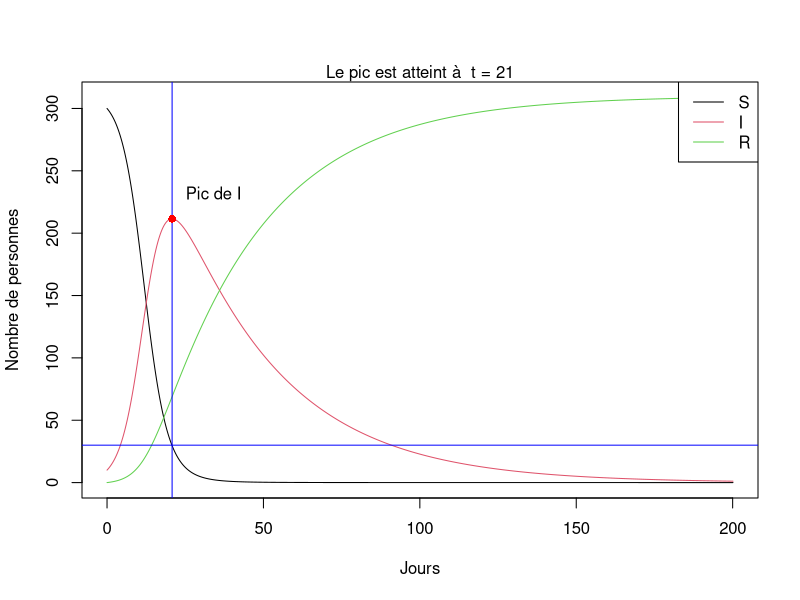
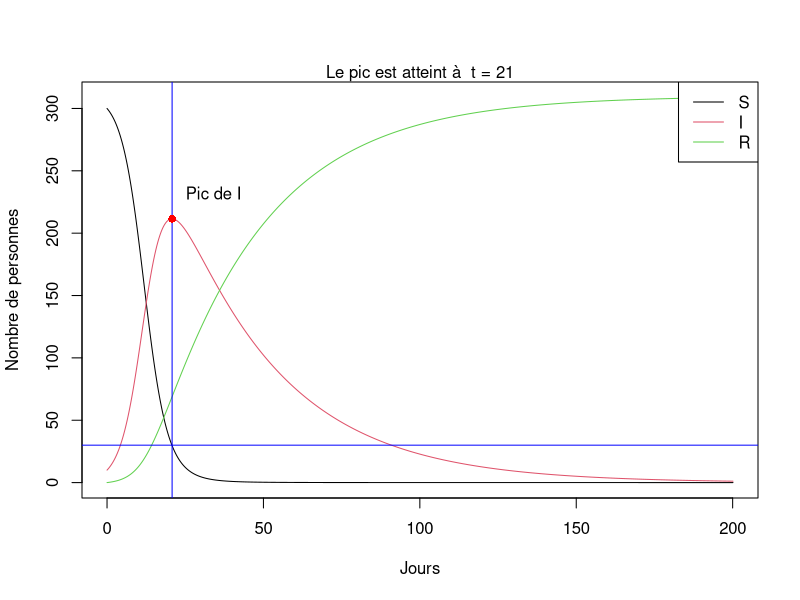
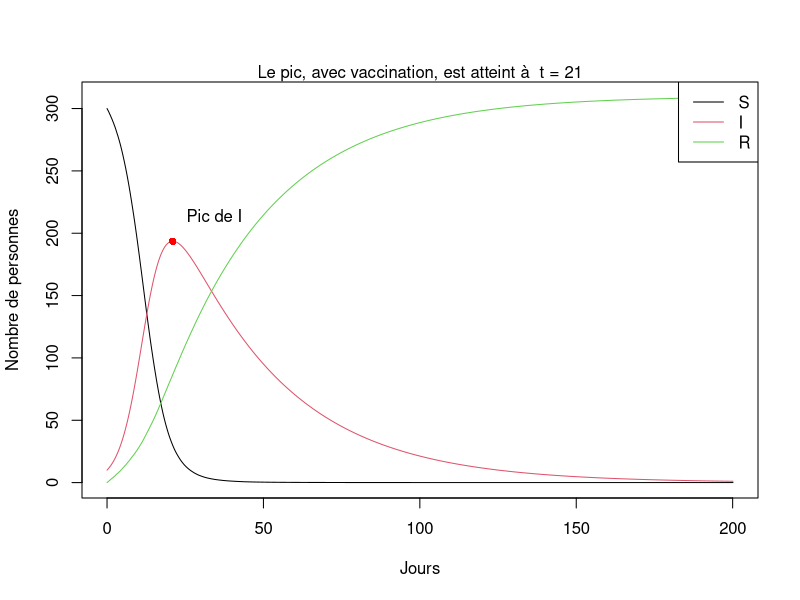
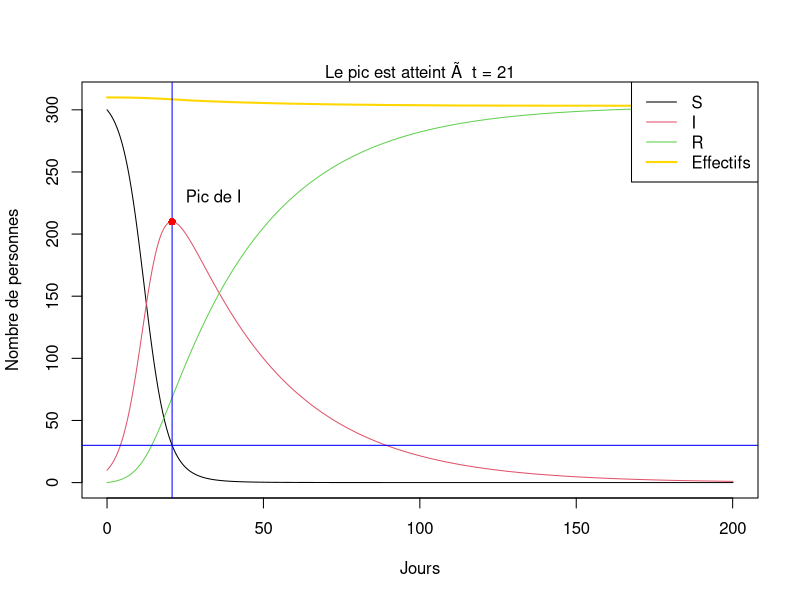
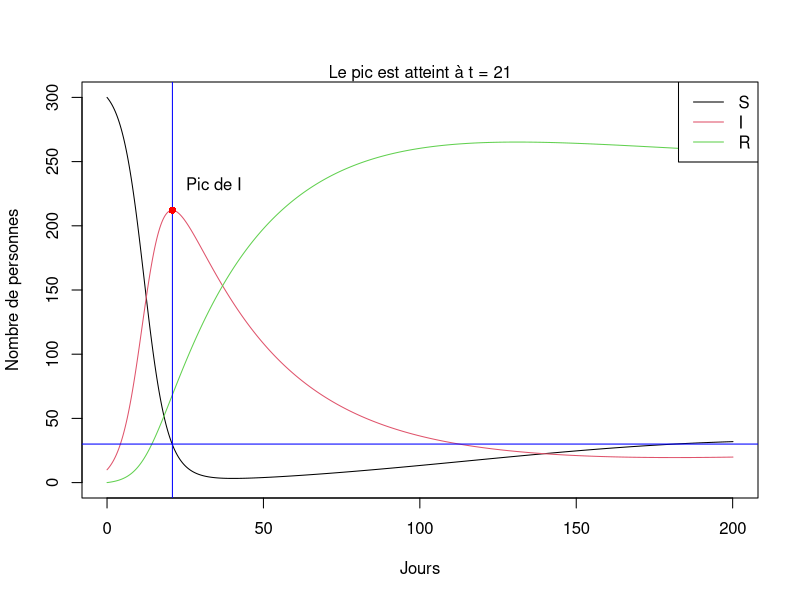

Write R code to recreate these figures, in order.
## ---- chunk 1
knitr::opts_chunk$set(echo = TRUE)
library(ggplot2)
S <- 300 #Personnes saines
I <- 10 #Personnes infectées
R <- 0 #Personnes retirées
a <- 0.001 #Taux de transmission
b <- 0.03 #Taux de guérison
DeltaT <- 0.1 #Pas #Si DeltaT = 0, choix du pas optimal automatique
Taille <- 200 #Nombre de jours choisi
#S->I->R

#Valeurs spéciales vaccination
Tv <- 0.04 # Taux de vaccination par semaines


#Valeurs spéciales mortalité
Mu <- 0.02  #proba de mortalité par mois


## ---- chunk 2

#############Fonction_1#############

#S->I->R

euler<-function(Sbis,Ibis,Rbis,a,b,deltaT,taille)  # fonction calculant à  chaque tour l'évolution des variables S, I et R
{
  J<-0  #Non modulable       #Jour 0
  
  if (deltaT==0) {
    deltaT <- 30/(Sbis + Ibis +Rbis)  #Si deltaT = 0, choix du pas optimal automatique en fonction de l’effectif de départ choisi
  }
  
  resul<-data.frame(S, I, R, J) #création d’un data frame pour nos données
  colnames(resul) <- c("S","I","R","J")  #nommage des colonnes  
  repeat{
    J <- J+deltaT #Compteur de jours

    #création de variables memoire
    Suc <- Sbis 
    Reco <- Rbis
    Infect <- Ibis
    #approximation d’Euler
    Sbis <- Suc + (-a * Suc * Infect)*deltaT
    Rbis <- Reco + (b * Infect)*deltaT
    Ibis <- (Suc+Infect+Reco) - Sbis - Rbis
    
    SIR <- data.frame(Sbis,Ibis,Rbis,J)
    colnames(SIR) <- c("S","I","R","J")
    resul<-rbind(resul,SIR)  #concaténation des nouvelles lignes avec la première ligne du tableau
    
    if (J>=taille) break; #arrêt de la boucle si nombre de jour atteint 
  }
  return(resul) #retourne le tableau final

}
results<-euler(S ,I ,R,a ,b,DeltaT,Taille) #application sur les valeurs de départ
results




#############Fonction_2#############

detectPic<-function(resul,a,b) #Fonction qui détermine les coordonnées du pic
{
  St<- b/a  #Calcul du nombre de personnes saines théorique au moment du pic d'infectées
  
  Ipeaks<-resul[resul$I == max(resul$I),][1,]$I   #Nombre d’ infectées au jour du pic
  Tpeaks<-resul[resul$I == max(resul$I),][1,]$J   #Jour du pic d'infectées 
  Coord<-data.frame(Ipeaks,Tpeaks) #dataframe jour du pic et nbr d’infectées correspondant

#Si pas de pic, retourner un message à l’utilisateur
  if(is.na(Coord$Tpeaks)==TRUE){
    print("DetectPic : Le pic n'a pas pu être détecté ")
  }
  return(Coord) #retourne tableau de pic ou message
}

Coordpeaks<-detectPic(results,a,b) #application sur notre tableau d’euler #detecte le pic
Coordpeaks




## ---- chunk 3

matplot( results[,4],results[, 1:3], type="l", lty=1,xlab = "Jours", ylab = "Nombre de personnes") # affichage du dataframe #graphe nbr de personnes en fonction du temps
St<-b/a #Calcul du nombre de personnes saines théorique au moment du pic d'infectées
abline(h=St,v=Coordpeaks$Tpeaks, col="blue") #Lignes verticale et horizontale pour détecter le pic
text((Coordpeaks$Tpeaks+(Taille/15)), Coordpeaks$Ipeaks+((S+I+R)/15), "Pic de I") #texte pour légender le point
points(Coordpeaks$Tpeaks,Coordpeaks$Ipeaks,col="red",pch=16) #Point permettant de localiser le pic
mtext(paste("Le pic est atteint à  t =",round(Coordpeaks$Tpeaks)), side=3) #Titre= Jour du pic de personnes infectées (Arrondis pour plus de clarté)
legend("topright", col=1:3, legend=c("S", "I", "R"), lwd=1) #légendes en haut a droite

## ---- chunk 4

#############Fonction_3#############

#S->I->R
#S---->R

eulervacci<-function(Sbis,Ibis,Rbis,a,b,deltaT,taille,tv) # fonction calculant à  chaque tour l’évolution des variables S, I et R
{
  J<-0  #Non modulable       #Jour 0
  
  if (deltaT==0) {
    deltaT <- 30/(Sbis + Ibis +Rbis) #Si deltaT = 0, choix du pas optimal automatique
  }
  resul<-data.frame(S, I, R, J)
  colnames(resul) <- c("S","I","R","J") 
  
  repeat{
    J <- J+deltaT #Compteur de jours
    #création de variables memoire
    Suc <- Sbis
    Reco <- Rbis
    Infect <- Ibis    

    pV<-(rbinom(1,round(Suc),tv))    #loi binomial generant le taux à retirer de S
    
    Sbis <- Suc + (-a * Suc * Infect)*deltaT - (pV/(7/deltaT)) #taux retiré de S à chaque jour
    Rbis <- Reco + (b * Infect)*deltaT + (pV/(7/deltaT)) #taux affecté à R à chaque jour
    Ibis <- (Suc+Infect+Reco) - Sbis - Rbis 
    SIR <- data.frame(Sbis,Ibis,Rbis,J)
    colnames(SIR) <- c("S","I","R","J");
    resul<-rbind(resul,SIR) #concaténation des nouvelles lignes avec la première ligne du tableau
    
    if (J>=taille) break #arrêt de la boucle si nombre de jour atteint
  }
  return(resul) #retourne le tableau final

}
resultsvacci<-eulervacci(S ,I ,R,a ,b,DeltaT,Taille,Tv) #application sur les valeurs de départ
resultsvacci



#############Fonction_2#############

detectPic<-function(resul,a,b) #Fonction qui détermine les coordonées du pic
{
  St<-b/a # Calcul du nombre de personnes saines théorique au moments du pic du nombres d'infecté
  
  Ipeaks<-resul[resul$I == max(resul$I),][1,]$I #Nombre de personne infectés au jour du pic 
  Tpeaks<-resul[resul$I == max(resul$I),][1,]$J #Jour du pic du d'infecté 
  Coord<-data.frame(Ipeaks,Tpeaks) #dataframe jour du pic et nbr d’infectées correspondant
  
  #Si pas de pic, retourner un message à l’utilisateur
  if(is.na(Coord$Tpeaks)==TRUE){
    print("DetectPic : Le pic n'a pas pu être détecté")
  }
  return(Coord)#retourne tableau de pic ou message
}

Coordpeaksvacci<-detectPic(resultsvacci,a,b)#application sur notre tableau d’euler #detecte le pic
Coordpeaksvacci


## ---- chunk 5

#############Plot principale#############

matplot( results[,4],results[, 1:3], type="l", lty=1,xlab = "Jours", ylab = "Nombre de personnes")           # affichage du dataframe #graphe nbr de personnes en fonction du temps
St<-b/a #Calcul du nombre de personnes saines théorique au moment du pic d'infectées
abline(h=St,v=Coordpeaks$Tpeaks, col="blue") #Lignes verticale et horizontale pour détecter le pic
text((Coordpeaks$Tpeaks+(Taille/15)), Coordpeaks$Ipeaks+((S+I+R)/15), "Pic de I") #texte pour légender le point
points(Coordpeaks$Tpeaks,Coordpeaks$Ipeaks,col="red",pch=16) #Point permettant de localiser le pic
mtext(paste("Le pic est atteint à  t =",round(Coordpeaks$Tpeaks)), side=3) #Titre= Jour du pic de personnes infectées (Arrondis pour plus de clarté)
legend("topright", col=1:3, legend=c("S", "I", "R"), lwd=1) #légendes en haut a droite


#############Plot vaccination#############

matplot( resultsvacci[,4],resultsvacci[, 1:3], type="l", lty=1,xlab = "Jours", ylab = "Nombre de personnes") #affichage du data frame sous forme de graph en fontion du temps
St<-b/a #Calcul du nombre de personnes saines théorique au moment du pic d'infectées abline(h=St,v=Coordpeaksvacci$Tpeaks, col="blue") #Lignes verticale et horizontale pour détecter le pic
text((Coordpeaksvacci$Tpeaks+(Taille/15)), Coordpeaksvacci$Ipeaks+((S+I+R)/15), "Pic de I") #texte pour légender le point
points(Coordpeaksvacci$Tpeaks,Coordpeaksvacci$Ipeaks,col="red",pch=16) #Point permettant de localiser le pic
mtext(paste("Le pic, avec vaccination, est atteint à  t =",round(Coordpeaksvacci$Tpeaks)), side=3)  #Titre= Jour du pic de personnes infectées (Arrondis pour plus de clarté)
legend("topright", col=1:3, legend=c("S", "I", "R"), lwd=1)  #légendes en haut a droite




## ---- chunk 6

#############Fonction_4#############

#SIDR
#S->I->R
#   I->D

eulermorta<-function(Sbis,Ibis,Rbis,a,b,deltaT,taille,mu) # fonction calculant à chaque tour l’évolution des variables S, I et R
{
  J<-0    #Non modulable       #Jour 0
  total <- (Sbis + Ibis + Rbis)
  
  if (deltaT==0) {
    deltaT <- 30/(Sbis + Ibis +Rbis) #Si deltaT = 0, choix du pas optimal automatique
  }
  
  total <- (Sbis + Ibis + Rbis)
  listeSIR<-data.frame(Sbis, Ibis, Rbis,total, J)
  colnames(listeSIR) <- c("S","I","R","total","J") 
  resul<-listeSIR
  
  repeat{
    total <- (Sbis + Ibis + Rbis)
    J <- J+deltaT #Compteur de jours
    
    
    Suc <- Sbis
    Reco <- Rbis
    Infect <- Ibis
    
    Tm<-(rbinom(1,round(Infect),mu)) #loi binomiale générant un taux à retirer de I
    
    Sbis <- Suc + (-a * Suc * Infect)*deltaT
    Rbis <- Reco + (b * Infect)*deltaT
    Ibis <- (Suc+Infect+Reco) - Sbis - Rbis-((Tm/(30/deltaT))) #On retire de I un taux par mois
    
    SIR <- data.frame(Sbis,Ibis,Rbis,total,J)
    colnames(SIR) <- c("S","I","R","total","J");
    resul<-rbind(resul,SIR) #concaténation des nouvelles lignes avec la première ligne du tableau
    
    if (J>=taille) break #arrêt de la boucle si nombre de jour atteint
  }
  return(resul) 

}
resultsmorta<-eulermorta(S ,I ,R,a ,b,DeltaT,Taille,Mu) 
resultsmorta


#############Fonction_2#############

detectPic<-function(resul,a,b) #Fonction qui détermine les coordonnées du pic
{
  St<- b/a  #Calcul du nombre de personnes saines théorique au moment du pic d'infectées
  
  Ipeaks<-resul[resul$I == max(resul$I),][1,]$I   #Nombre d’ infectées au jour du pic
  Tpeaks<-resul[resul$I == max(resul$I),][1,]$J   #Jour du pic d'infectées 
  Coord<-data.frame(Ipeaks,Tpeaks) #dataframe jour du pic et nbr d’infectées correspondant

#Si pas de pic, retourner un message à l’utilisateur
  if(is.na(Coord$Tpeaks)==TRUE){
    print("DetectPic : Le pic n'a pas pu être détecté ")
  }
  return(Coord) #retourne tableau de pic ou message
}


Coordpeaksmorta<-detectPic(resultsmorta,a,b)#application sur notre tableau d’euler #detecte le pic
Coordpeaksmorta

## ---- chunk 7
matplot( resultsmorta[,5],resultsmorta[, 1:4], type="l", lty=1,col=c(1,2,3,"gold"),lwd=c(1,1,1,2),xlab = "Jours", ylab = "Nombre de personnes") # affichage du data frame en graphe nbr de personnes en fonction du temps
St<-b/a # Calcul du nombre de personnes saines théorique au moment du pic du nombre d'infectés
abline(h=St,v=Coordpeaksmorta$Tpeaks, col="blue") #Lignes verticale et horizontale pour déterminer le pic
text((Coordpeaksmorta$Tpeaks+(Taille/15)), Coordpeaksmorta$Ipeaks+((S+I+R)/15), "Pic de I") #texte pour légender le point
points(Coordpeaksmorta$Tpeaks,Coordpeaksmorta$Ipeaks,col="red",pch=16) #Point permettant de localiser le pic
mtext(paste("Le pic est atteint Ã  t =",round(Coordpeaksmorta$Tpeaks)), side=3) # Jour du pic de personnes infectées (Arrondis pour plus de clarté)
legend("topright", col=c(1,2,3,"gold"), legend=c("S", "I", "R","Effectifs"), lwd=c(1,1,1,2)) #légendes


## ---- chunk 8
#############Fonction_5#############

#S->I->R->S

eulersaison<-function(Sbis,Ibis,Rbis,a,b,deltaT,taille) # fonction calculant à chaque tour l'évolution des variables S, I et R
{
  J<-0 #Non modulable       #Jour 0
  
  if (deltaT==0) {
    deltaT <- 30/(Sbis + Ibis +Rbis) #Si deltaT = 0, choix du pas optimal automatique
  }
  
  listeSIR<-data.frame(S, I, R, J)
  colnames(listeSIR) <- c("S","I","R","J") 
  resul<-listeSIR
  
  repeat{
    J <- J+deltaT #Compteur de jour
    
    Suc <- Sbis
    Reco <- Rbis
    Infect <- Ibis
    
    H<-rbinom(1,round(Reco),(1))#loi binomiale générant un taux à retirer de R pour S
    
    Sbis <- Suc + (-a * Suc * Infect)*deltaT + H/(365/deltaT) #taux ajouté de S à chaque jour
    Rbis <- Reco + (b * Infect)*deltaT - H/(365/deltaT) #taux retiré de S à chaque jour
    Ibis <- (Suc+Infect+Reco) - Sbis - Rbis
    
    SIR <- data.frame(Sbis,Ibis,Rbis,J)
    colnames(SIR) <- c("S","I","R","J");
    resul<-rbind(resul,SIR);#concaténation des nouvelles lignes avec la première ligne du tableau
    
    if (J>=taille) break;#arrêt de la boucle si nombre de jour atteint
  }
  return(resul)#retourne le tableau final
  
}

resultssaison<-eulersaison(S ,I ,R ,a ,b,DeltaT,Taille)#application sur les valeurs de départ
resultssaison
#############Fonction_2#############

detectPic<-function(resul,a,b) #Fonction qui détermine les coordonnées du pic
{
  St<- b/a  #Calcul du nombre de personnes saines théorique au moment du pic d'infectées
  
  Ipeaks<-resul[resul$I == max(resul$I),][1,]$I   #Nombre d’ infectées au jour du pic
  Tpeaks<-resul[resul$I == max(resul$I),][1,]$J   #Jour du pic d'infectées 
  Coord<-data.frame(Ipeaks,Tpeaks) #dataframe jour du pic et nbr d’infectées correspondant

#Si pas de pic, retourner un message à l’utilisateur
  if(is.na(Coord$Tpeaks)==TRUE){
    print("DetectPic : Le pic n'a pas pu être détecté ")
  }
  return(Coord) #retourne tableau de pic ou message
}


Coordpeakssaison<-detectPic(resultssaison,a,b)#application sur notre tableau d’euler #detecte le pic
Coordpeakssaison

?norm


## ---- chunk 9

matplot( resultssaison[,4],resultssaison[, 1:3], type="l", lty=1,xlab = "Jours", ylab = "Nombre de personnes") # affichage du data frame sous forme de graph en fontion du temps
St<-b/a #Calcul du nombre de personnes saines théorique au moments du pic du nombres d'infecté
abline(h=St,v=Coordpeakssaison$Tpeaks, col="blue") #Lignes verticale et horizontale pour déterminer le pic
text((Coordpeakssaison$Tpeaks+(Taille/15)), Coordpeakssaison$Ipeaks+((S+I+R)/15), "Pic de I") #teste pour légender le point
points(Coordpeakssaison$Tpeaks,Coordpeakssaison$Ipeaks,col="red",pch=16) #Point permettant de localiser le pic
mtext(paste("Le pic est atteint à t =",round(Coordpeakssaison$Tpeaks)), side=3) # Jour du pic de personnes infectés (Arrondis pour plus de clarté)
legend("topright", col=1:3, legend=c("S", "I", "R"), lwd=1) #légendes

